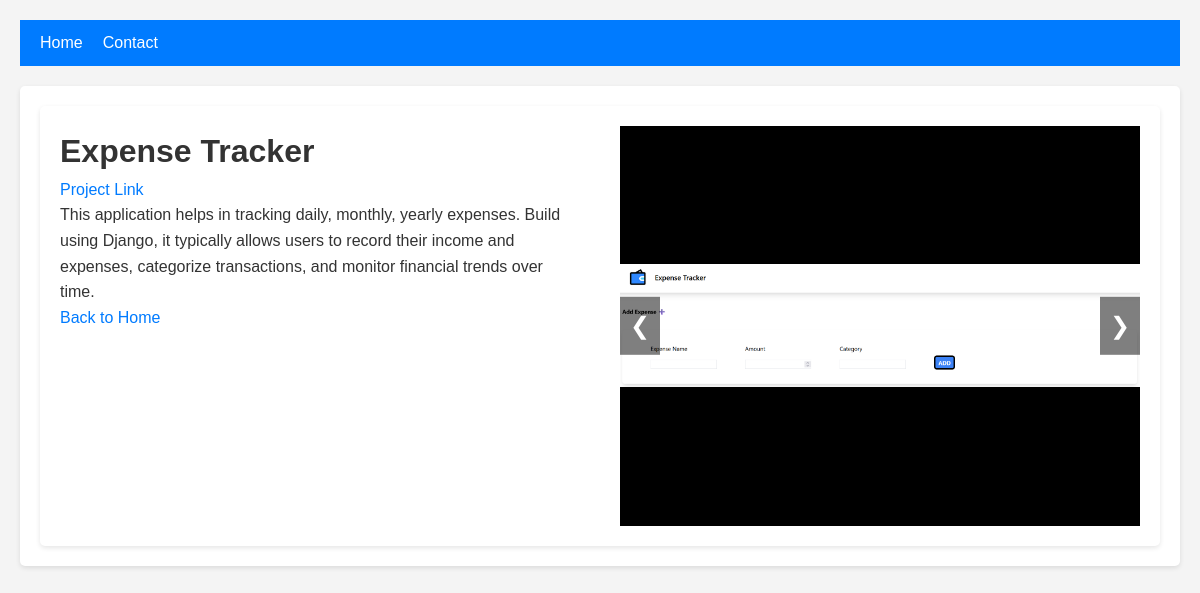
Screenshot of /project/2/ with the database file from the repository.
### main/models.py (models this page shows, shortened)
class Project(models.Model):
    title = models.CharField(max_length=200)
    description = models.TextField()
    tags = models.ManyToManyField(Tag, related_name="projects")
    link = models.URLField(max_length=200, blank=True)

class ProjectImage(models.Model):
    project = models.ForeignKey(
            Project, related_name="images", on_delete=models.CASCADE
        )
    image = models.ImageField(upload_to="project_images/")

### main/views.py (the view)
# urls.py: path("project/<int:id>/", views.project, name="project"),
def project(request, id):
    project = get_object_or_404(Project, pk=id)
    return render(request, "project.html", {"project": project})

### main/templates/project.html (shortened to what this page needs)
{% extends 'base.html' %}
{% load static %}
{% block extrahead %}
<link rel="stylesheet" href="{% static 'css/project.css' %}">
{% endblock extrahead %}
{% block content %}
    <div class="project-card">
        <div class="project-info">
            <h1>{{ project.title }}</h1>
            <p><a href="{{ project.link }}">Project Link</a></p>
            <p>{{ project.description }}</p>
            <a href="{% url 'home' %}">Back to Home</a>
        </div>
        <div class="carousel">
            <div class="carousel-images">
                {% for image in project.images.all %}
                    <div class="carousel-item">
                        <img src="{{ image.image.url }}" alt="Project image" />
                    </div>
                {% endfor %}
            </div>
            <a class="carousel-control prev" onclick="moveSlide(-1)">&#10094;</a>
            <a class="carousel-control next" onclick="moveSlide(1)">&#10095;</a>
        </div>
    </div>
{% endblock content %}

### main/static/css/base.css (style rules this page uses)
* { box-sizing: border-box; margin: 0; padding: 0; font-family: "Arial", sans-serif; }
body { font-family: "Segoe UI", Tahoma, Geneva, Verdana, sans-serif; line-height: 1.6; color: #333; background-color: #f4f4f4; padding: 20px; }
a { color: #007bff; text-decoration: none; }

### main/static/css/project.css (style rules this page uses)
.project-card { display: flex; align-items: flex-start; justify-content: space-between; background-color: white; box-shadow: 0 2px 5px rgba(0, 0, 0, 0.1); border-radius: 5px; overflow: hidden; max-width: 1200px; margin: auto; padding: 20px; }
.project-info { flex: 1; padding-right: 20px; }
.carousel { flex: 1; display: flex; flex-direction: column; position: relative; max-width: 50%; margin-left: 20px; }
.carousel-images { display: flex; flex: 1; overflow: hidden; }
.carousel-control { position: absolute; top: 50%; transform: translateY(-50%); background-color: rgba(0, 0, 0, 0.5); color: white; font-size: 24px; padding: 10px; cursor: pointer; user-select: none; }
.carousel-control.prev { left: 0; }
.carousel-control.next { right: 0; }
.carousel-item { display: flex; justify-content: center; align-items: center; background-color: black; width: 100%; height: 400px; }
.carousel-item img { max-height: 100%; max-width: 100%; object-fit: contain; }

### rows the page displays
Project: title "Expense Tracker", description "This application helps in tracking daily, monthly, yearly expenses. Build using Django, it typically allows users to record their income and expenses, categorize transactions, and monitor financial trends over time."
ProjectImage: image (picture)
